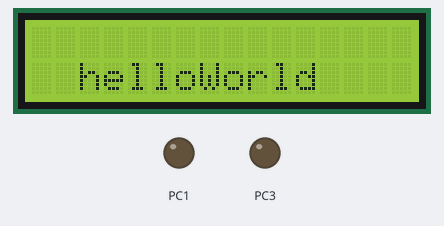
Bench run of a program on a simulated ATmega328P, built with avr-gcc and emulated at 8 MHz (the files do not name the chip). Shown: 16×2 character LCD, output pins drawn as LEDs (lit = HIGH). Wiring (inferred from the signals the program sends): character LCD (HD44780): RS PC0; E PC2; data PC4, PC5, PC6, PC7. Pins used as bus, display or sensor lines are not drawn.

Above: at 1.2 s.
At 4.3 s:
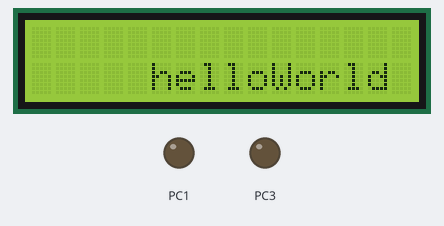
At 6.4 s:
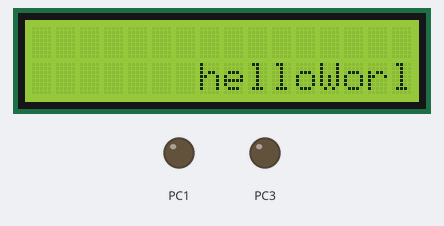
At 11.5 s:
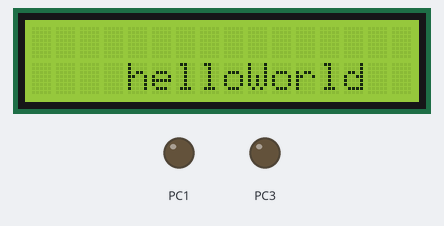
At 18.7 s:
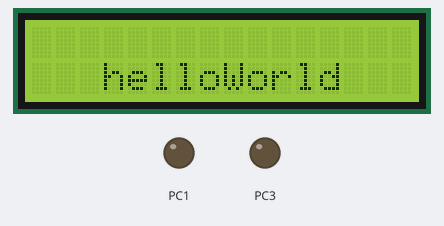
At 34.07 s:
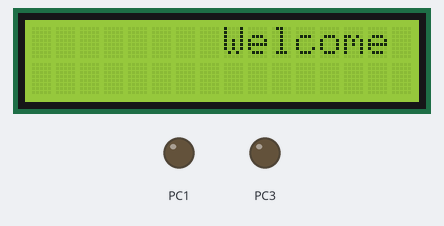

The program:

main.c
```c
/*
 * LCD.c
 *
 * Created: 21-12-2021 08:32:41
 * Author : Ashish
 */
#define F_CPU 8000000UL
#define lcd PORTC
#include <avr/io.h>
#include <util/delay.h>

//ADC Function to convert Analog value into Digital
int ADC_read(int x)
{
	ADMUX=x|0x40;
	ADCSRA=0xd7;
	while((ADCSRA & 0x10)==0x00);
	return ADC;
}

//LCD Initialization function
void lcdinit()
{
	lcd_cmd(0x02); //to set the home position
	lcd_cmd(0x28); // 4bit mode, 0x38 8 bit mode
	lcd_cmd(0x06); // increment
	lcd_cmd(0x01); //clear lcd
	lcd_cmd(0x0C); // set cursor OFF
}

void lcd_cmd(char c)
{
	lcd=((c & 0xF0)+0x04);
	_delay_ms(1);
	lcd=lcd-0x04;
	lcd=((c<<4)& 0xF0) +0x04;
	_delay_ms(1);
	lcd=lcd-0x04;
}

void lcd_data(char d)
{
	lcd=((d & 0xF0)+0x05);
	_delay_ms(1);
	lcd=lcd-0x04;
	lcd=((d<<4)& 0xF0) +0x05;
	_delay_ms(1);
	lcd=lcd-0x04;
}

//Print String on LCD
void lcd_str(char ch[])
{ int i=0;
	while (ch[i]!='\0')
	{
		lcd_data(ch[i]);
		i++;
	}
}

//Print numbers on LCD
void lcd_num(int n)
{
	if (n<10)
	{
		lcd_data(n+48);
	}
	else
	{
		lcd_num(n/10);
		lcd_data((n%10)+48);
	}
}

//Print Smiley and Sad Emoji Function
void smiley()
{
	lcd_cmd(0x40);
	lcd_data(0b00000000);
	lcd_data(0b00000000);
	lcd_data(0b00001010);
	lcd_data(0b00000000);
	lcd_data(0b00010001);
	lcd_data(0b00001110);
	lcd_data(0b00000000);
	lcd_data(0b00000000);
}
void sad()
{
	lcd_cmd(0x48);
	lcd_data(0b00000000);
	lcd_data(0b00000000);
	lcd_data(0b00001010);
	lcd_data(0b00000000);
	lcd_data(0b00001110);
	lcd_data(0b00010001);
	lcd_data(0b00000000);
	lcd_data(0b00000000);
}

// Main function
int main(void)
{
	DDRC =0xFF;
	lcdinit();
	_delay_ms(100);
    while (1)
    {
		int location = 0x80;
		for(int i=0; i<9;i++)
		{
			lcd_str("Welcome");
			_delay_ms(100);
			lcd_cmd(0x01);
			location++;
			lcd_cmd(location);
			if (location == 0x89)
			{
				lcd_cmd(0x01);
				location = 0xc2;
				lcd_cmd(location);
				for(int j=0; j<7;j++)
				{
					lcd_str("helloWorld");
					_delay_ms(1000);
					lcd_cmd(0x01);

					location++;
					lcd_cmd(location);
				}
			}
		}
    }
}
```

Measured:
- what the display in image 0 shows lasts 1.0 s, from 1.2 s to 2.2 s
